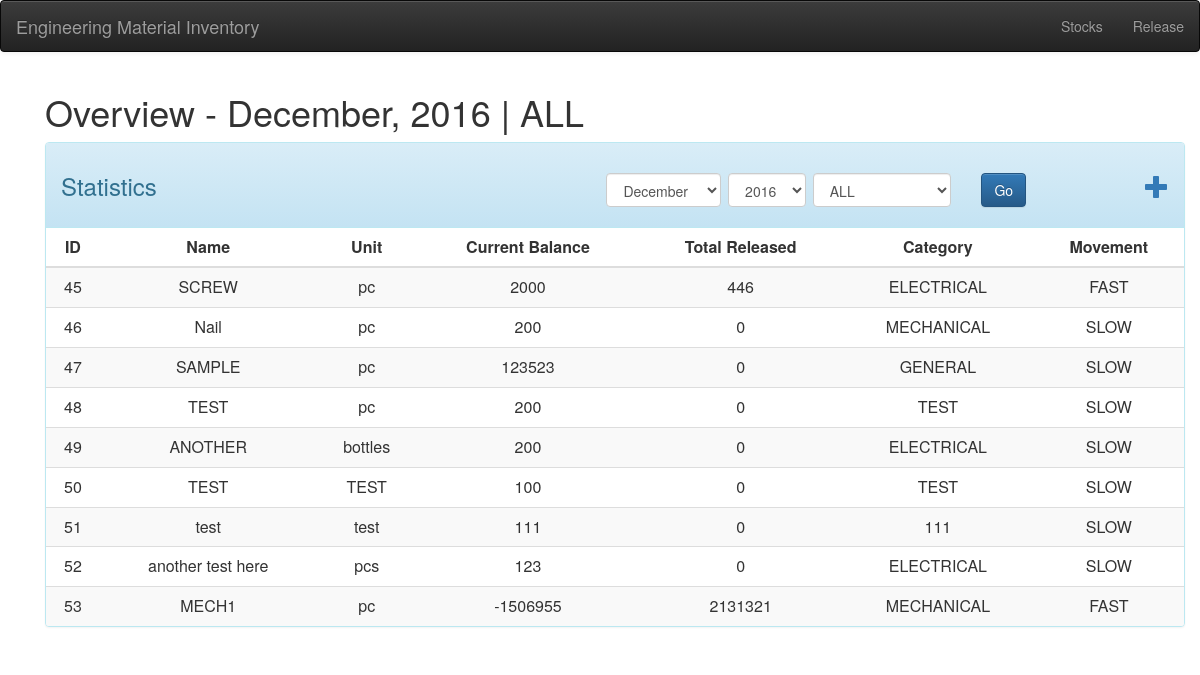
Before: / with the older database file.
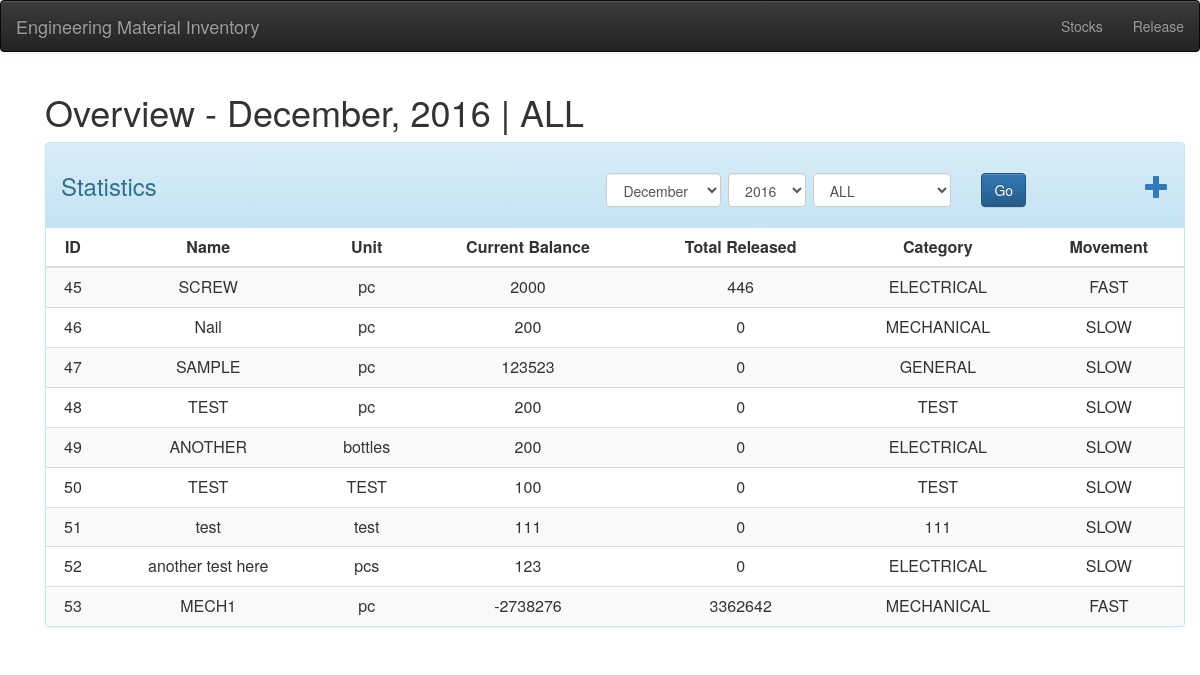
After: the same page with the newer database file.
### tables this page shows
CREATE TABLE "item" (
"id"  INTEGER PRIMARY KEY AUTOINCREMENT NOT NULL,
"name"  TEXT NOT NULL,
"unit"  TEXT NOT NULL,
"balance"  TEXT NOT NULL,
"frequency"  INTEGER,
"category"  TEXT
);

### application/controllers/Main.php (called while the page is built, shortened)
<?php
class Main extends CI_Controller{
    public function __construct()
    {
        $this->load->model('items_model');
        $this->load->model('release_model');
        $this->load->model('lookup_model');
        $this->load->model('stocks_model');
        $this->load->library('form_validation');
        $this->load->helper('form');
    }
    public function view($month=null,$year=null,$cat=null)
    {
        $data['m'] = $month == null?default_now()[1]:$month;
        $data['y'] = $year == null?default_now()[0]:$year;
        $data['c'] = $cat == null?'ALL':$cat;
        $data['cats'] = $this->lookup_model->look();
        $data['items'] = $this->analyzing($month,$year,$cat);
        $this->load->view('templates/header',$data);
        $this->load->view('templates/nav');
        $this->load->view('pages/home', $data);
        $this->load->view('templates/footer',$data);
    }
    public function algos($id,$month,$year)
    {
        $i = $this->items_model->get_items($id);
        $total = $this->release_model->total_in_month($id,$month,$year);
        $total = $total == 0 ? 0:$total;
        if($total > $i['frequency'])
        {
            return array($total, "FAST");
        }elseif($total == $i['frequency'])
        {
            return array($total, 'NORMAL');
        }else{
            return array($total, 'SLOW');
        }
    }
    public function analyzing($month=null,$year=null,$cat=null)
    {
        if($month == null && $year == null)
        {
            $month = default_now()[1];
            $year = default_now()[0];
        }
        if($cat === null || $cat == "ALL" || $cat == "all"){
            $items = $this->items_model->get_items();
        }else{
            $items = $this->items_model->get_items_by_cat($cat);
        }
        $all = [];
        foreach($items as $i)
        {
            $v = $this->algos($i['id'],$month,$year);
            array_push($i,$v);
            array_push($all,$i);
        }
        return $all;
    }
}

### index.php (called while the page is built, shortened)
<?php
require_once BASEPATH.'core/CodeIgniter.php';

### application/helpers/date_man_helper.php (called while the page is built, shortened)
<?php
function months(){
	return array(
		array('name'=>'January','val'=>1,),
		array('name'=>'February','val'=>2,),
		array('name'=>'March','val'=>3,),
		array('name'=>'April','val'=>4,),
		array('name'=>'May','val'=>5,),
		array('name'=>'June','val'=>6,),
		array('name'=>'July','val'=>7,),
		array('name'=>'August','val'=>8,),
		array('name'=>'September','val'=>9,),
		array('name'=>'October','val'=>10,),
		array('name'=>'November','val'=>11,),
		array('name'=>'December','val'=>12,)
	);
}

### application/models/Items_model.php (called while the page is built, shortened)
<?php
class Items_model extends  CI_Model
{
    public function get_items($id = FALSE)
    {
        if($id  === FALSE )
        {
            $query = $this->db->get('item');
            return $query->result_array();
        }
        $query = $this->db->get_where('item',array('id'=>$id));
        return $query->row_array();
    }
}

### application/views/pages/home.php (the view, shortened to what the changed rows need)
<div class="container">
    <h1>Overview - <?php echo months()[$m-1]['name'].", {$y} | {$c}";  ?> </h1>
    <div class="panel panel-default panel-info">
        <table class="table table-striped table-hover">
            <thead>
                <tr>
                    <th class=text-center>ID</th>
                    <th class=text-center>Name</th>
                    <th class=text-center>Unit</th>
                    <th class=text-center>Current Balance</th>
                    <th class=text-center>Total Released</th>
                    <th class=text-center>Category</th>
                    <th class=text-center>Movement</th>
                </tr>
            </thead>
            <tbody>
                <?php foreach($items as $item): ?>
                <tr class="text-center">
                    <td><?php echo $item['id']; ?></td>
                    <td><?php echo $item['name']; ?></td>
                    <td><?php echo $item['unit']; ?></td>
                    <td><?php echo $item['balance']; ?></td>
                    <td><?php echo $item['0'][0]; ?></td>
                    <td><?php echo $item['category']; ?></td>
                    <td><?php echo $item['0'][1]; ?></td>
                </tr>
                <?php endforeach; ?>
            </tbody>
        </table>
    </div>
</div>

Changed rows visible on the page:
changed item "MECH1": balance "-1506955" → "-2738276"; 0 "2131321" → "3362642"
